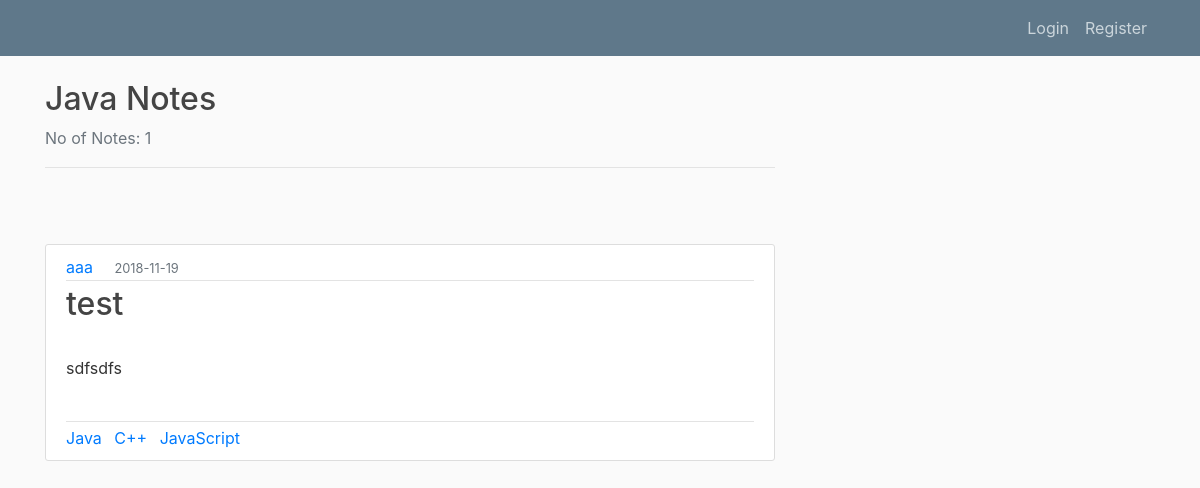
The app's page /tag/1, older data.
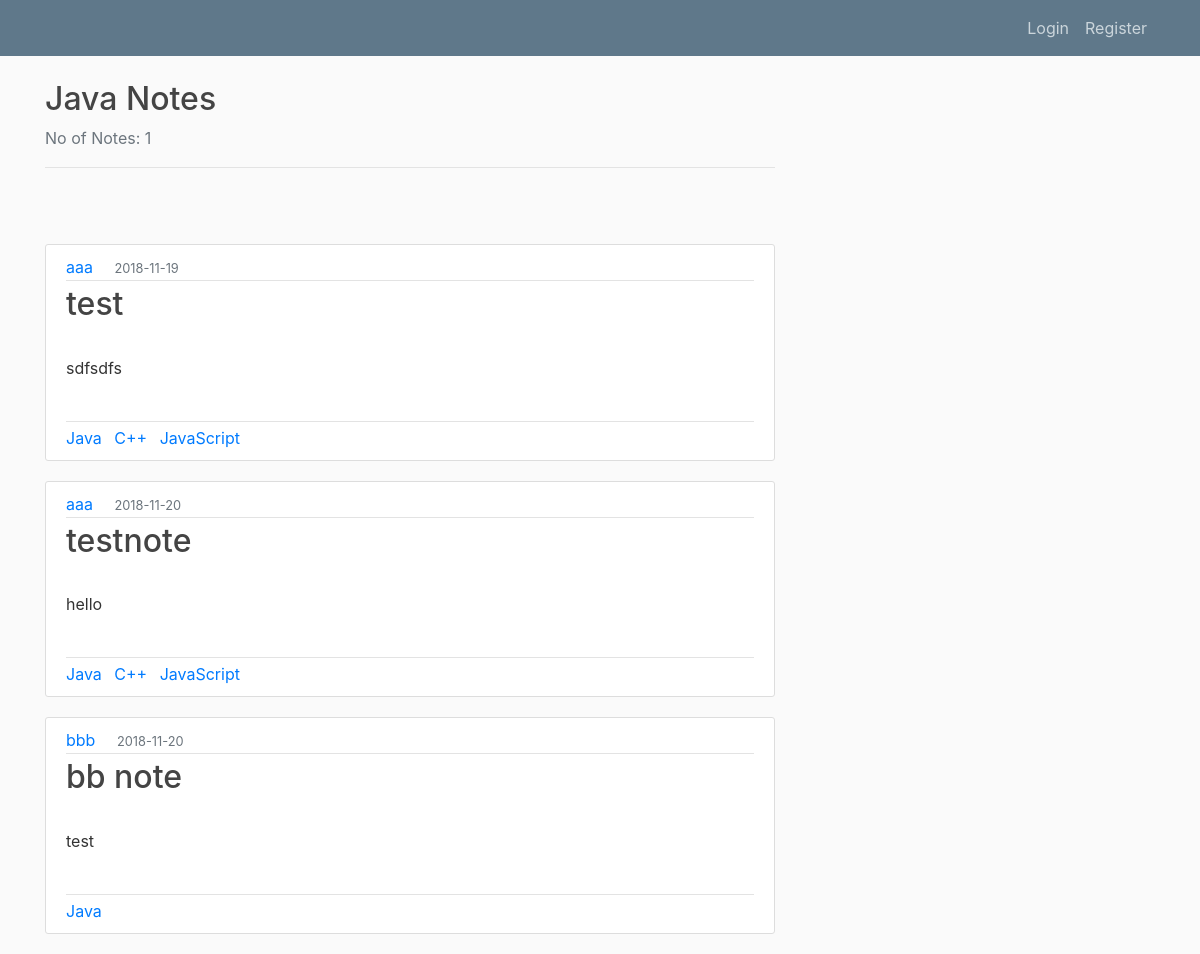
The same page, newer data.
### flaskblog/models.py (models this page shows, shortened)
class Tag(db.Model):
    id = db.Column(db.Integer, primary_key=True)
    name = db.Column(db.String(100), nullable=False)
    usertags = db.relationship('User', secondary='tagmapper', backref=db.backref('usertags', lazy='dynamic'))
    notetags = db.relationship('Note', secondary='notemapper', backref=db.backref('notetags', lazy='dynamic'))

class Note(db.Model):
    id = db.Column(db.Integer, primary_key=True)
    title = db.Column(db.String(100), nullable=False)
    date_created = db.Column(db.DateTime, nullable=False, default=datetime.utcnow)
    content = db.Column(db.Text, nullable=False)
    user_id = db.Column(db.Integer, db.ForeignKey('user.id'), nullable=False)

class User(db.Model, UserMixin):
    id = db.Column(db.Integer, primary_key=True)
    firstname = db.Column(db.String(20), nullable=False)
    lastname = db.Column(db.String(20), nullable=False)
    email = db.Column(db.String(120), unique=True, nullable=False)
    password = db.Column(db.String(60), nullable=False)
    note = db.relationship('Note', backref='author', lazy=True)

### flaskblog/routes.py (the view)
@app.route("/tag/<int:tag_id>")
def tags(tag_id):
    tags = Tag.query.get_or_404(tag_id)
    tagcount = Tag.query.filter_by(id = tag_id).count()
    return render_template('tags.html', tags=tags, tagcount = tagcount)

### flaskblog/templates/tags.html
{% extends "layout.html" %}
{% block content %}
<div class="article-metadata">
  <h2>{{ tags.name }} Notes</h2>
  <p class="text-secondary"> No of Notes: {{ tagcount }}</p>
</div>
<br>
<br>
<br>
{% for n in tags.notetags %}
    <article class="media content-section">
      <div class="media-body">
        <div class="article-metadata">
          <a class="mr-2" href="{{ url_for('user_notes', user_id=n.author.id) }}">{{ n.author.firstname }}</a>&nbsp&nbsp
          <small class="text-muted">{{ n.date_created.strftime('%Y-%m-%d') }}</small>
        </div>
        <div class="article-metadata">
          <h2><a class="article-title" href="{{ url_for('note', note_id=n.id) }}">{{ n.title }}</a></h2><br>
          <p class="article-content">{{ n.content }}</p><br>
        </div>
        {% for i in n.notetags %}
          <a class="mr-2" href="{{ url_for('tags', tag_id=i.id) }}">{{ i.name }}</a>
        {% endfor %}
    </div>
    </article>
{% endfor %}
{% endblock content %}

### flaskblog/templates/layout.html (shortened to what this page needs)
<!DOCTYPE html>
<html>
<head>
    <link rel="stylesheet" href="https://maxcdn.bootstrapcdn.com/bootstrap/4.0.0/css/bootstrap.min.css">
    <link rel="stylesheet" type="text/css" href="{{ url_for('static', filename='main.css') }}">
</head>
<body>
    <header class="site-header">
      <nav class="navbar navbar-expand-md navbar-dark bg-steel fixed-top">
        <div class="container">
          <div class="collapse navbar-collapse" id="navbarToggle">
            <div class="navbar-nav">
              {% if current_user.is_authenticated %}
                <a class="nav-item nav-link" href="{{ url_for('home') }}">Home</a>&nbsp&nbsp
                <a class="nav-item nav-link" href="{{ url_for('new_note') }}">Create Note</a>&nbsp&nbsp
                <a class="nav-item nav-link" href="{{ url_for('account') }}">Account</a>&nbsp&nbsp
                <a class="nav-item nav-link" href="{{ url_for('logout') }}">Logout</a>&nbsp&nbsp&nbsp
                <a class="nav-item nav-link">Hi {{ current_user.firstname }} !</a>
              {% else %}
                <a class="nav-item nav-link" href="{{ url_for('login') }}">Login</a>
                <a class="nav-item nav-link" href="{{ url_for('register') }}">Register</a>
              {% endif %}
            </div>
          </div>
        </div>
      </nav>
    </header>
    <main role="main" class="container">
      <div class="row">
        <div class="col-md-8">
            {% block content %}{% endblock %}
        </div>
      </div>
    </main>
</body>
</html>

### flaskblog/static/main.css (style rules this page uses)
body { background: #fafafa; color: #333333; margin-top: 5rem; }
h1, h2, h3, h4, h5, h6 { color: #444444; }
.bg-steel { background-color: #5f788a; }
.site-header .navbar-nav .nav-link { color: #cbd5db; }
.content-section { background: #ffffff; padding: 10px 20px; border: 1px solid #dddddd; border-radius: 3px; margin-bottom: 20px; }
.article-title { color: #444444; }
.article-content { white-space: pre-line; }
.article-metadata { padding-bottom: 1px; margin-bottom: 4px; border-bottom: 1px solid #e3e3e3 }

Row changes from the older to the newer data that the page shows:
added Note: author.firstname "aaa", date_created "2018-11-20", title "testnote", content "hello", Tag (name "Java"), Tag (name "C++"), Tag (name "JavaScript")
added Note: author.firstname "bbb", date_created "2018-11-20", title "bb note", content "test", Tag (name "Java")
